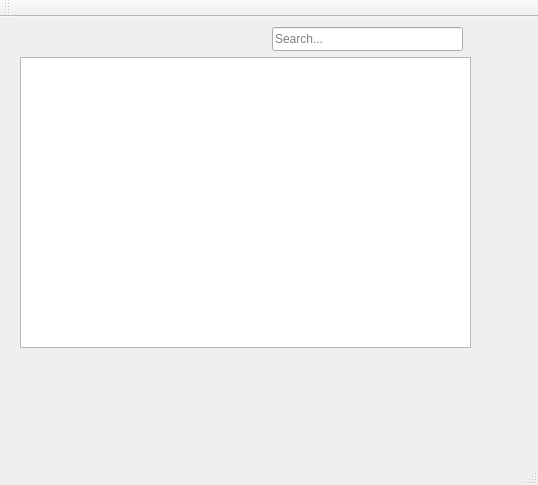
<?xml version="1.0" encoding="UTF-8"?>
<ui version="4.0">
 <class>MainWindow</class>
 <widget class="QMainWindow" name="MainWindow">
  <property name="geometry">
   <rect>
    <x>0</x>
    <y>0</y>
    <width>538</width>
    <height>485</height>
   </rect>
  </property>
  <property name="windowTitle">
   <string>MainWindow</string>
  </property>
  <widget class="QWidget" name="centralWidget">
   <widget class="QListWidget" name="list_scientists">
    <property name="geometry">
     <rect>
      <x>20</x>
      <y>40</y>
      <width>451</width>
      <height>291</height>
     </rect>
    </property>
    <property name="autoFillBackground">
     <bool>false</bool>
    </property>
    <property name="dragEnabled">
     <bool>false</bool>
    </property>
    <property name="uniformItemSizes">
     <bool>false</bool>
    </property>
   </widget>
   <widget class="QLineEdit" name="search_box">
    <property name="geometry">
     <rect>
      <x>272</x>
      <y>10</y>
      <width>191</width>
      <height>24</height>
     </rect>
    </property>
    <property name="placeholderText">
     <string>Search...</string>
    </property>
   </widget>
  </widget>
  <widget class="QToolBar" name="mainToolBar">
   <attribute name="toolBarArea">
    <enum>TopToolBarArea</enum>
   </attribute>
   <attribute name="toolBarBreak">
    <bool>true</bool>
   </attribute>
  </widget>
  <widget class="QStatusBar" name="statusBar"/>
 </widget>
 <layoutdefault spacing="6" margin="11"/>
 <resources/>
 <connections/>
</ui>
